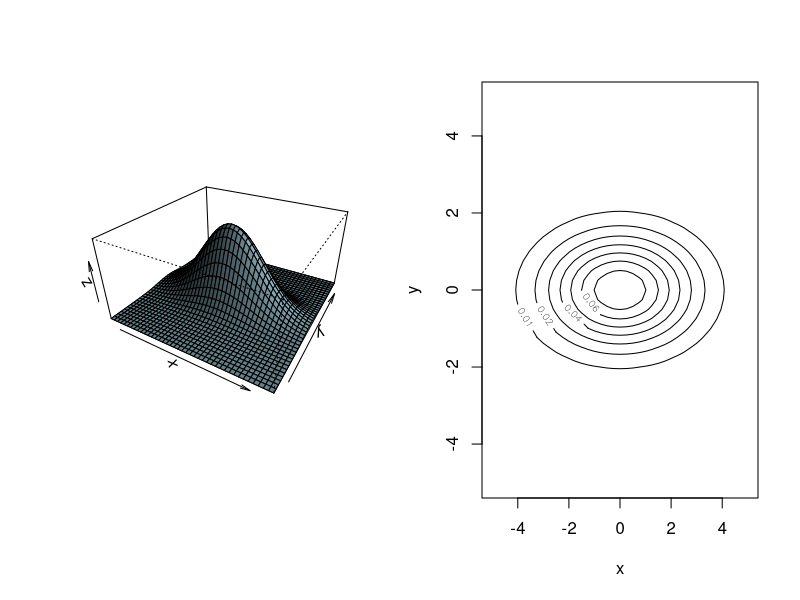

Source code (R):
library(mvtnorm) 
sigma.xx<-4 
sigma.yy<-1 
sigma.xy<-0 
sigma<-matrix(c(sigma.xx,sigma.xy,sigma.xy,sigma.yy),ncol=2) 
old.par<-par(mfrow=c(1,2)) 
x<-seq(-5,5,by=0.25) 
y<-x 
f<-function(x,y){ 
xy<-cbind(x,y) 
dmvnorm(xy,c(0,0),sigma) 
} 
z<-outer(x,y,f) 
persp(x,y,z,theta=30,phi=30,expand=0.5,col='lightblue',ltheta=120,shade=0.75)
contour(x,y,z,method='edge',xlab='x',ylab='y') 
par(old.par)

